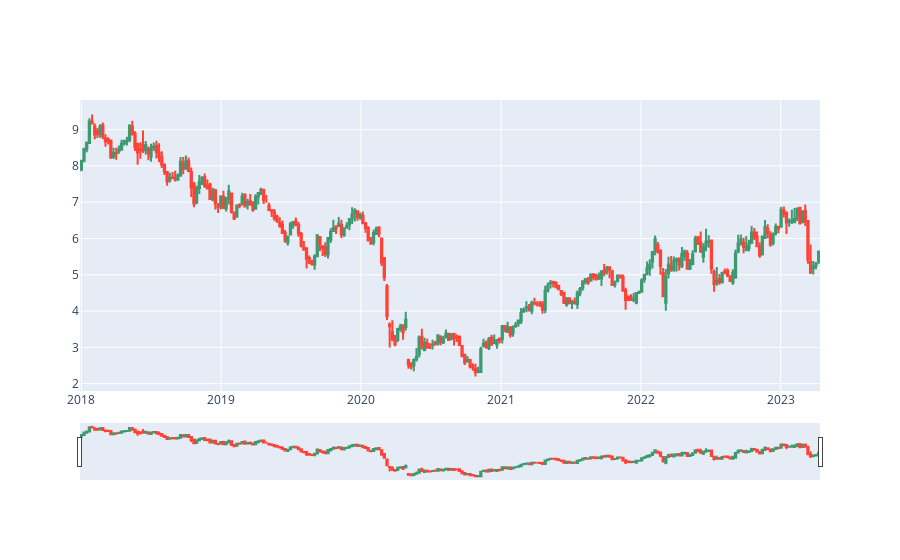

Notebook code cell kept with this figure:
### Code cell
dato=BKT

fig = go.Figure(data=[go.Candlestick(x=dato['Date'],
                open=dato['Open'],
                high=dato['High'],
                low=dato['Low'],
                close=dato['Close'])])
display(fig)

### Figure 1 — Plotly figure (JSON) as saved in the notebook; plotly's stock layout.template omitted (floating-point values rounded to 4 significant figures; data arrays with more than 128 entries replaced by an {"elided": "..."} marker saying what was removed)
{"data": [{"close": {"elided": "276 float values"}, "high": {"elided": "276 float values"}, "low": {"elided": "276 float values"}, "open": {"elided": "276 float values"}, "type": "candlestick", "x": {"elided": "276 str values"}}], "layout": {}}
